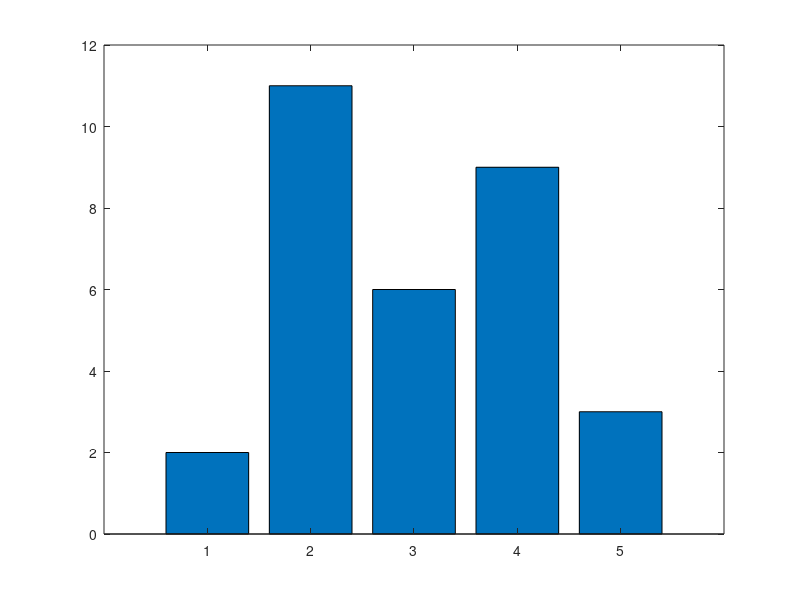
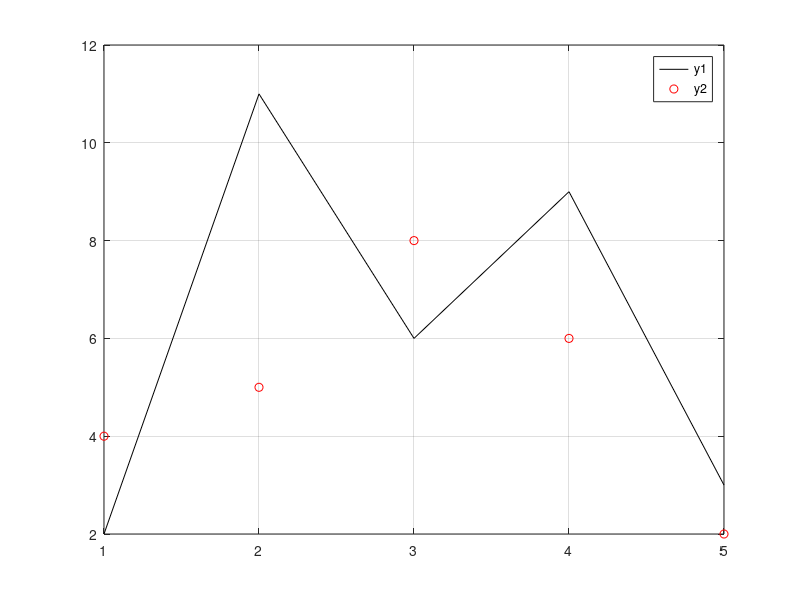

Write MATLAB code to recreate these figures, in order.
x = 1:5;
y1= [2 11 6 9 3];
y2= [4 5 8 6 2];

figure(1)
bar(x, y1)

figure(2)
plot(x, y1, 'k')
hold on
plot(x, y2, 'ro')
grid on
legend('y1', 'y2')
